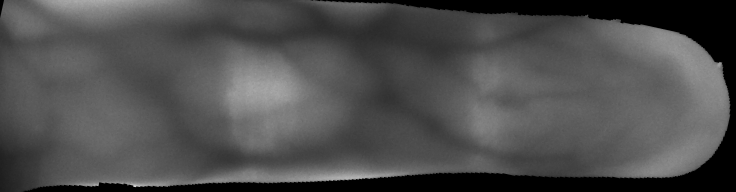
#> input picture test_images/high_quality/PLUS-FV3-Laser_PALMAR_009_01_09_05 .png, 736 x 192 px
$ python verify_q1_image.py --input 'test_images/high_quality/PLUS-FV3-Laser_PALMAR_009_01_09_05 .png'
#> lines starting #> are read from the running program, lines starting #| are printed output that depends on the picture; after the words box and inside, x2 and y2 are one past the last pixel; in counts of white or black regions, pixels touching at a corner belong together
### q1.py
"""
ISO/IEC 29794-9 Quality Component 1 (Effective Area) — Clause 5.2.1.
"""

import cv2
import numpy as np
from typing import NamedTuple, Optional, Tuple

from iso_constants import CaptureSite, DEFAULT_CAPTURE_SITE, get_capture_site_coefficients
from iso_foreground import extract_foreground_region, is_foreground_region_valid
from iso_occlusion import compute_unoccluded_foreground, detect_occlusion_mask


class Q1Result(NamedTuple):
    """Detailed Q1 computation outputs for audit and pipeline use."""

    Q1_score: int
    S_unoccluded: int
    R_foreground: np.ndarray
    grayscale: np.ndarray
    R_unoccluded: np.ndarray
    occlusion_mask: np.ndarray
    S_foreground: int
    S_occluded: int
    Sc: int
    q1_raw: float


def compute_q1_score(S_unoccluded: int, Sc: int) -> int:
    """
    ISO/IEC 29794-9 Formula (1):

        Q1 = MIN(100, ROUND(S_unoccluded / Sc * 100))
    """
    if not is_foreground_region_valid(S_unoccluded) or Sc <= 0:
        return 0
    return min(100, int(round(S_unoccluded / float(Sc) * 100.0)))


def compute_q1_raw(S_unoccluded: int, Sc: int) -> float:
    """Formula (1) value before rounding and capping."""
    if Sc <= 0:
        return 0.0
    return (S_unoccluded / float(Sc)) * 100.0


def calculate_q1_detailed(
    image_path: str,
    capture_site: CaptureSite = DEFAULT_CAPTURE_SITE,
    Sc: Optional[int] = None,
    bit_depth: int = 8,
) -> Q1Result:
    """
    Effective area Q1 per Clause 5.2.1 with full audit outputs.

    Step a): extract foreground R (finger/hand contour interior)
    Step a continued): detect occlusions within R; S_unoccluded = |R| - |occluded|
    Step b): Sc from Table 1 via capture_site (unless Sc overridden)
    Step c): Formula (1)
    """
    empty = np.zeros((1, 1), dtype=np.uint8)
    effective_sc = (
        Sc if Sc is not None
        else get_capture_site_coefficients(capture_site)["SC"]
    )

    image = cv2.imread(image_path, cv2.IMREAD_GRAYSCALE)
    if image is None:
        return Q1Result(0, 0, empty, empty, empty, empty, 0, 0, effective_sc, 0.0)

    R_foreground, S_foreground = extract_foreground_region(image)
    occlusion_mask = detect_occlusion_mask(image, R_foreground, bit_depth=bit_depth)
    R_unoccluded, _, S_occluded, S_unoccluded = compute_unoccluded_foreground(
        R_foreground, occlusion_mask
    )

    q1_raw = compute_q1_raw(S_unoccluded, effective_sc)
    Q1_score = compute_q1_score(S_unoccluded, effective_sc)

    return Q1Result(
        Q1_score=Q1_score,
        S_unoccluded=S_unoccluded,
        R_foreground=R_foreground,
        grayscale=image,
        R_unoccluded=R_unoccluded,
        occlusion_mask=occlusion_mask,
        S_foreground=S_foreground,
        S_occluded=S_occluded,
        Sc=effective_sc,
        q1_raw=q1_raw,
    )


# [17 lines left out: function calculate_q1, not called in this run]

### iso_foreground.py
"""
ISO/IEC 29794-9 — foreground region R extraction (Clause 5.2.1 Step a).

Used by Q1 (effective area) and all metrics that consume R_mask.
"""

from __future__ import annotations

import cv2
import numpy as np
from typing import Tuple


def is_foreground_region_valid(S_unoccluded: int) -> bool:
    """
    ISO/IEC 29794-9 Clause 5.2.1 Step a) — foreground validity.

    The draft requires Q1 = 0 when the extracted foreground is not valid,
    e.g. contains zero pixels.

    TODO: The visible draft text also lists foreground that \"contains only noise\"
    as invalid; no operational noise criterion is defined on the Q1 page.
    """
    return S_unoccluded > 0


def _largest_connected_component(mask: np.ndarray) -> Tuple[np.ndarray, int]:
    """Return the largest 8-connected component as a 255/0 mask and its area."""
    num_labels, labels, stats, _ = cv2.connectedComponentsWithStats(
        mask.astype(np.uint8), connectivity=8
    )
    if num_labels <= 1:
        return np.zeros_like(mask, dtype=np.uint8), 0

    areas = stats[1:, cv2.CC_STAT_AREA]
    largest_label = 1 + int(np.argmax(areas))
    R_mask = np.where(labels == largest_label, 255, 0).astype(np.uint8)
    S_foreground = int(stats[largest_label, cv2.CC_STAT_AREA])
    return R_mask, S_foreground


def _select_subject_polarity(
    grayscale: np.ndarray,
    otsu_mask: np.ndarray,
) -> np.ndarray:
    """
    Choose Otsu polarity so R is the anatomical subject, not the background.

    Vascular captures typically place the hand/finger as the brighter region on
    a dark background. When polarity is resolved by area alone, low-quality
    images can mis-label the entire background as foreground.

    Select the polarity whose largest connected component has the higher mean
    intensity (the illuminated subject rather than the dark surround).
    """
    mask_inv = cv2.bitwise_not(otsu_mask)
    candidates = []

    for candidate_mask in (otsu_mask, mask_inv):
        R_candidate, area = _largest_connected_component(candidate_mask)
        if area <= 0:
            continue
        mean_intensity = float(np.mean(grayscale[R_candidate == 255]))
        candidates.append((mean_intensity, area, R_candidate))

    if not candidates:
        return np.zeros_like(otsu_mask, dtype=np.uint8)

    candidates.sort(key=lambda item: (item[0], item[1]), reverse=True)
    return candidates[0][2]


def extract_foreground_region(grayscale: np.ndarray) -> Tuple[np.ndarray, int]:
    """
    Extract foreground region R (Clause 5.2.1 Step a).

    Region inside the finger/hand contour:
      1) Otsu binarization
      2) Polarity: select the subject (higher mean intensity), not background
      3) Largest 8-connected component

    Returns:
        R_mask: uint8 mask (255 = foreground)
        S_foreground: pixel count in R (total foreground area, before occlusion)
    """
    if grayscale is None or grayscale.size == 0:
        raise ValueError("grayscale image is empty")

    if grayscale.ndim != 2:
        raise ValueError("grayscale image must be 2-D")

    gray = grayscale if grayscale.dtype == np.uint8 else grayscale.astype(np.uint8)

    _, otsu_mask = cv2.threshold(gray, 0, 255, cv2.THRESH_BINARY + cv2.THRESH_OTSU)
    R_mask = _select_subject_polarity(gray, otsu_mask)

    S_foreground = int(np.count_nonzero(R_mask == 255))
    return R_mask, S_foreground

### iso_occlusion.py
"""
ISO/IEC 29794-9 — occlusion detection within foreground R (Clause 5.2.1).

Effective area uses the unoccluded foreground: pixels in R that are not
blocked by clothing, bandages, saturation, or other obstructions.
"""

from __future__ import annotations

import cv2
import numpy as np
from typing import Tuple


def max_representable_intensity(bit_depth: int = 8) -> int:
    """Maximum encoded intensity for the given bit depth."""
    return (1 << bit_depth) - 1


def detect_saturated_mask(
    grayscale: np.ndarray,
    foreground_mask: np.ndarray,
    bit_depth: int = 8,
) -> np.ndarray:
    """
    Pixels in R at the maximum representable intensity (overexposed / saturated).

    Returns uint8 mask (255 = saturated pixel within foreground).
    """
    max_val = max_representable_intensity(bit_depth)
    gray = grayscale if grayscale.dtype == np.uint8 else grayscale.astype(np.uint8)
    fg = foreground_mask == 255
    saturated = fg & (gray >= max_val)
    return np.where(saturated, 255, 0).astype(np.uint8)


def detect_occlusion_mask(
    grayscale: np.ndarray,
    foreground_mask: np.ndarray,
    bit_depth: int = 8,
) -> np.ndarray:
    """
    ISO 5.2.1 occlusion detector — union of obstruction classes within R.

    Currently implemented (deterministic, no dataset tuning):
      - Saturated / overexposed regions (intensity == max representable value)

    Clothing, bandage, and other non-saturated obstructions require the ISO
    reference implementation when published; they are not defined on the Q1 page.
    """
    return detect_saturated_mask(grayscale, foreground_mask, bit_depth=bit_depth)


def compute_unoccluded_foreground(
    foreground_mask: np.ndarray,
    occlusion_mask: np.ndarray,
) -> Tuple[np.ndarray, int, int, int]:
    """
    Derive unoccluded foreground from R and occlusion mask.

    Returns:
        R_unoccluded: uint8 mask (255 = valid effective-area pixel)
        S_foreground: pixel count in R
        S_occluded: occluded pixel count within R
        S_unoccluded: effective pixel count for Formula (1)
    """
    fg = foreground_mask == 255
    occ = (occlusion_mask == 255) & fg
    unocc = fg & ~occ

    S_foreground = int(np.count_nonzero(fg))
    S_occluded = int(np.count_nonzero(occ))
    S_unoccluded = int(np.count_nonzero(unocc))

    R_unoccluded = np.where(unocc, 255, 0).astype(np.uint8)
    return R_unoccluded, S_foreground, S_occluded, S_unoccluded

### iso_constants.py
"""
ISO/IEC 29794-9 (PWI draft) capture-site coefficients — Tables 1, 2, and 3.

Effective Area (SC), Total Vascular Length (LC), Feature Points (FC).
"""

from __future__ import annotations

from enum import Enum
from typing import TypedDict


class CaptureSite(Enum):
    """Capture-site variants from ISO/IEC 29794-9 Tables 1–3."""

    FINGER_SECOND_PHALANX = "finger_second_phalanx"
    PALM_OR_DORSAL = "palm_or_dorsal"
    FULL_HAND = "full_hand"


class CaptureSiteCoefficients(TypedDict):
    SC: int
    LC: int
    FC: int


# Table 1 (SC), Table 2 (LC), Table 3 (FC) — PWI-draft-29794-9-250924
CAPTURE_SITE_COEFFICIENTS: dict[CaptureSite, CaptureSiteCoefficients] = {
    CaptureSite.FINGER_SECOND_PHALANX: {
        "SC": 20000,
        "LC": 600,
        "FC": 15,
    },
    CaptureSite.PALM_OR_DORSAL: {
        "SC": 40000,
        "LC": 1200,
        "FC": 25,
    },
    CaptureSite.FULL_HAND: {
        "SC": 300000,
        "LC": 9000,
        "FC": 50,
    },
}

DEFAULT_CAPTURE_SITE = CaptureSite.FINGER_SECOND_PHALANX

# Non capture-site-specific ISO constants (unchanged across sites in draft)
GC_SHARPNESS = 0.006
EP_C_ENTROPY = 0.75
Q7_BLOCK_NORMALIZER = 121


def get_capture_site_coefficients(
    capture_site: CaptureSite = DEFAULT_CAPTURE_SITE,
) -> CaptureSiteCoefficients:
    """Return SC, LC, and FC for the given capture site."""
    return CAPTURE_SITE_COEFFICIENTS[capture_site]


# Backward-compatible aliases (finger second phalanx defaults)
SC_FINGER_SECOND_PHALANX = CAPTURE_SITE_COEFFICIENTS[CaptureSite.FINGER_SECOND_PHALANX]["SC"]
LC_FINGER_SECOND_PHALANX = CAPTURE_SITE_COEFFICIENTS[CaptureSite.FINGER_SECOND_PHALANX]["LC"]
FC_FINGER_SECOND_PHALANX = CAPTURE_SITE_COEFFICIENTS[CaptureSite.FINGER_SECOND_PHALANX]["FC"]

### verify_q1_image.py
"""Generate Q1 Clause 5.2.1 verification masks and numeric breakdown for one image."""

from __future__ import annotations

import argparse
import os

import cv2
import numpy as np

from iso_constants import CaptureSite
from q1 import calculate_q1_detailed


def verify_q1_image(
    image_path: str,
    out_dir: str,
    capture_site: CaptureSite = CaptureSite.FINGER_SECOND_PHALANX,
) -> None:
    os.makedirs(out_dir, exist_ok=True)
    base = os.path.splitext(os.path.basename(image_path))[0]

    result = calculate_q1_detailed(image_path, capture_site=capture_site)
    gray = result.grayscale
    fg = result.R_foreground
    occ = result.occlusion_mask
    unocc = result.R_unoccluded

    cv2.imwrite(os.path.join(out_dir, f"{base}_foreground_mask.png"), fg)
    cv2.imwrite(os.path.join(out_dir, f"{base}_occlusion_or_saturation_mask.png"), occ)
    cv2.imwrite(os.path.join(out_dir, f"{base}_unoccluded_effective_area_mask.png"), unocc)

    vis = cv2.cvtColor(gray, cv2.COLOR_GRAY2BGR)
    u = unocc == 255
    o = (occ == 255) & (fg == 255)
    vis[u] = (0.45 * vis[u] + 0.55 * np.array([0, 255, 0])).astype(np.uint8)
    vis[o] = (0.35 * vis[o] + 0.65 * np.array([0, 0, 255])).astype(np.uint8)
    cv2.imwrite(
        os.path.join(out_dir, f"{base}_overlay_unoccluded_green_occluded_red.png"),
        vis,
    )

    non255_in_occ = int(np.count_nonzero((occ == 255) & (gray < 255)))
    if unocc.any():
        umin, umax = int(gray[u].min()), int(gray[u].max())
    else:
        umin = umax = 0

    print(f"=== Q1 verification: {base} ===")
    print(f"foreground pixel count:                 {result.S_foreground}")
    print(f"occluded/saturated foreground pixels:   {result.S_occluded}")
    print(f"unoccluded effective pixel count A:     {result.S_unoccluded}")
    print(f"coefficient c (Sc):                     {result.Sc}")
    print(f"raw score before rounding:              {result.q1_raw:.4f}")
    print(f"final Q1:                               {result.Q1_score}")
    print()
    print(f"occlusion pixels with intensity < 255:  {non255_in_occ}")
    print(f"unoccluded intensity range:             {umin} - {umax}")
    print(f"outputs: {out_dir}")


def main() -> None:
    parser = argparse.ArgumentParser()
    parser.add_argument("--input", required=True)
    parser.add_argument("--out", default="debug_outputs_q1_verify")
    parser.add_argument(
        "--capture-site",
        default=CaptureSite.FINGER_SECOND_PHALANX.value,
        choices=[site.value for site in CaptureSite],
    )
    args = parser.parse_args()
    verify_q1_image(args.input, args.out, CaptureSite(args.capture_site))
#> in calculate_q1_detailed, image is the input picture: shape (192, 736); min 0, max 216, mean 78.3
#> in extract_foreground_region, `_, otsu_mask = cv2.threshold(gray, 0, 255, cv2.THRESH_BINARY + cv2.THR..`:
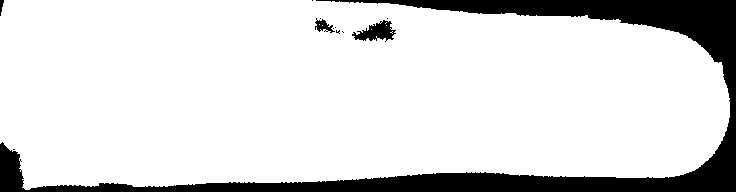
#> otsu_mask: shape (192, 736); 86% white; 12 black regions (8 under 20 px), largest, box (x1, y1, x2, y2) and area: (0, 0, 736, 192) 19089, (352, 20, 396, 42) 503, (315, 18, 335, 33) 142, (0, 0, 4, 16) 38
#> the loop in _select_subject_polarity, `for candidate_mask in (otsu_mask, mask_inv):` made 2 passes
#> (num_labels in _largest_connected_component, areas in _largest_connected_component, largest_label in _largest_connected_component, S_foreground in _largest_connected_component, area, mean_intensity) on passes 1 to 2: (8, [121512, 2, 1, 1, 1, 1, 4], 1, 121512, 121512, 90.33), (13, [38, 1, 19089, 142, 1, 1, 503, 1, 1, 9, 2, 2], 3, 19089, 19089, 2.88)
#> pass 1, in _largest_connected_component, `num_labels, labels, stats, _ = cv2.connectedComponentsWithStats( mask...`:
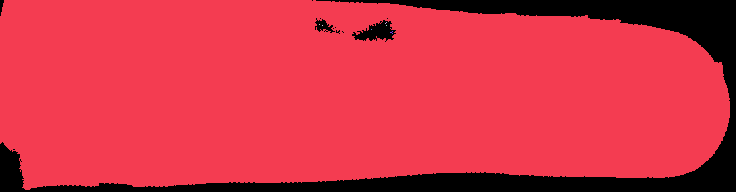
#> labels: shape (192, 736) int32; 8 distinct labels, from 0 to 7; one colour per label, 0 black
#> pass 2, in _largest_connected_component (call 2), `num_labels, labels, stats, _ = cv2.connectedComponentsWithStats( mask...`:
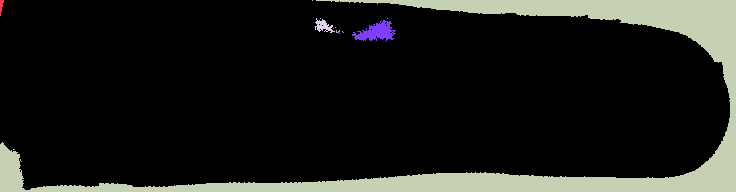
#> labels: shape (192, 736) int32; 13 distinct labels, from 0 to 12; one colour per label, 0 black
#> pass 2, in _largest_connected_component (call 2), `R_mask = np.where(labels == largest_label, 255, 0).astype(np.uint8)`:
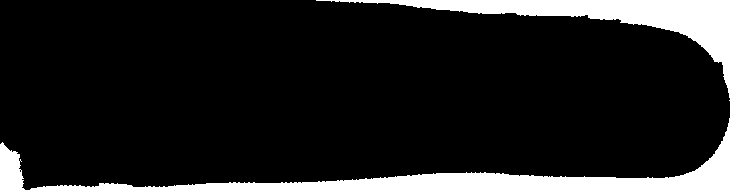
#> R_mask: shape (192, 736); 13.5% white; 1 white region, box (x1, y1, x2, y2) and area: (0, 0, 736, 192) 19089
#> after the loop in _select_subject_polarity, `for candidate_mask in (otsu_mask, mask_inv):`: candidates = 2 items
#> in extract_foreground_region, `S_foreground = int(np.count_nonzero(R_mask == 255))`: S_foreground = 121512
#> in compute_unoccluded_foreground, `S_occluded = int(np.count_nonzero(occ))`: S_occluded = 0
#> in compute_unoccluded_foreground, `S_unoccluded = int(np.count_nonzero(unocc))`: S_unoccluded = 121512
#> in calculate_q1_detailed, `R_unoccluded, _, S_occluded, S_unoccluded = compute_unoccluded_foregro..`: S_occluded = 0; S_unoccluded = 121512
#> in calculate_q1_detailed, `q1_raw = compute_q1_raw(S_unoccluded, effective_sc)`: q1_raw = 607.6
#> in calculate_q1_detailed, `Q1_score = compute_q1_score(S_unoccluded, effective_sc)`: Q1_score = 100
#> in verify_q1_image, `result = calculate_q1_detailed(image_path, capture_site=capture_site)`: result = 10 items
#> in verify_q1_image, `vis[u] = (0.45 * vis[u] + 0.55 * np.array([0, 255, 0])).astype(np.uint8)`:
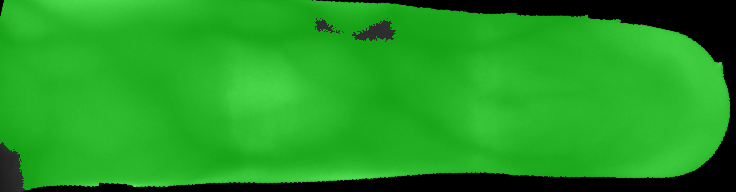
#> vis: shape (192, 736, 3); mean B, G, R 35.2, 155.8, 35.2
#> in verify_q1_image, `non255_in_occ = int(np.count_nonzero((occ == 255) & (gray < 255)))`: non255_in_occ = 0
#> in verify_q1_image, `umin, umax = int(gray[u].min()), int(gray[u].max())`: umin = 48; umax = 216
#| foreground pixel count:                 121512
#| occluded/saturated foreground pixels:   0
#| unoccluded effective pixel count A:     121512
#| coefficient c (Sc):                     20000
#| raw score before rounding:              607.5600
#| final Q1:                               100
#| occlusion pixels with intensity < 255:  0
#| unoccluded intensity range:             48 - 216


if __name__ == "__main__":
    main()

$ run again, on test_images/high_quality/PLUS-FV3-Laser_PALMAR_010_01_04_05.png
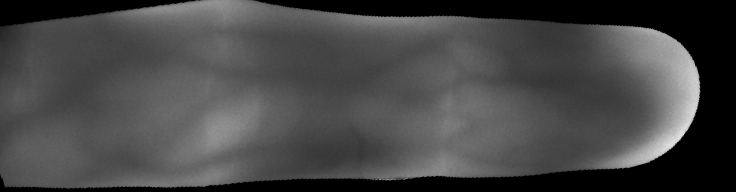
#> input picture test_images/high_quality/PLUS-FV3-Laser_PALMAR_010_01_04_05.png, 736 x 192 px
#> in calculate_q1_detailed, image is the input picture: shape (192, 736); min 0, max 225, mean 70.9
#> in extract_foreground_region, `_, otsu_mask = cv2.threshold(gray, 0, 255, cv2.THRESH_BINARY + cv2.THR..`:
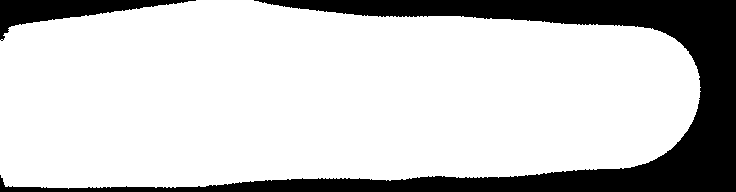
#> otsu_mask: shape (192, 736); 79.5% white; 2 black regions, box (x1, y1, x2, y2) and area: (0, 0, 736, 192) 26205, (0, 0, 196, 41) 2807
#> the loop in _select_subject_polarity, `for candidate_mask in (otsu_mask, mask_inv):` made 2 passes
#> (num_labels in _largest_connected_component, stats in _largest_connected_component, areas in _largest_connected_component, largest_label in _largest_connected_component, S_foreground in _largest_connected_component, area, mean_intensity) on pass 1: (2, [[0, 0, 736, 192, 29012], [0, 0, 701, 189, 112300]], [112300], 1, 112300, 112300, 89.01)
#> after the loop in _select_subject_polarity, `for candidate_mask in (otsu_mask, mask_inv):`: candidates = 2 items
#> in extract_foreground_region, `S_foreground = int(np.count_nonzero(R_mask == 255))`: S_foreground = 112300
#> saturated: shape (192, 736) bool; every value is 0
#> in compute_unoccluded_foreground, `S_occluded = int(np.count_nonzero(occ))`: S_occluded = 0
#> in compute_unoccluded_foreground, `S_unoccluded = int(np.count_nonzero(unocc))`: S_unoccluded = 112300
#> in calculate_q1_detailed, `R_unoccluded, _, S_occluded, S_unoccluded = compute_unoccluded_foregro..`: S_occluded = 0; S_unoccluded = 112300
#> q1_raw = 561.5
#> Q1_score = 100
#> result = 10 items
#> in verify_q1_image, `vis[u] = (0.45 * vis[u] + 0.55 * np.array([0, 255, 0])).astype(np.uint8)`:
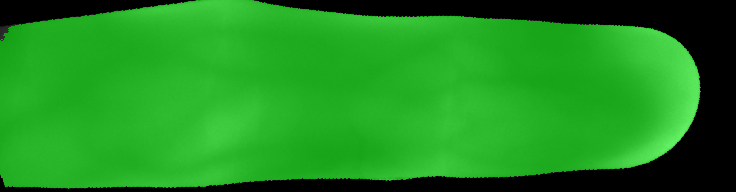
#> vis: shape (192, 736, 3); mean B, G, R 31.6, 143.1, 31.6
#> non255_in_occ = 0
#> umin = 45; umax = 225
#| foreground pixel count:                 112300
#| occluded/saturated foreground pixels:   0
#| unoccluded effective pixel count A:     112300
#| coefficient c (Sc):                     20000
#| raw score before rounding:              561.5000
#| final Q1:                               100
#| occlusion pixels with intensity < 255:  0
#| unoccluded intensity range:             45 - 225

$ run again, on test_images/high_quality/PLUS-FV3-Laser_PALMAR_014_01_04_01.png
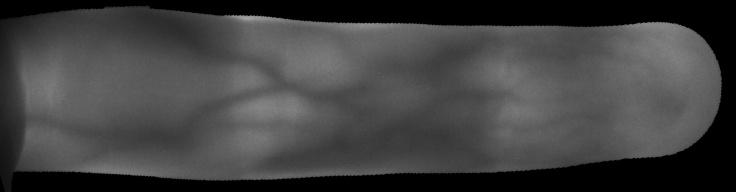
#> input picture test_images/high_quality/PLUS-FV3-Laser_PALMAR_014_01_04_01.png, 736 x 192 px
#> in calculate_q1_detailed, image is the input picture: shape (192, 736); min 0, max 163, mean 65
#> in extract_foreground_region, `_, otsu_mask = cv2.threshold(gray, 0, 255, cv2.THRESH_BINARY + cv2.THR..`:
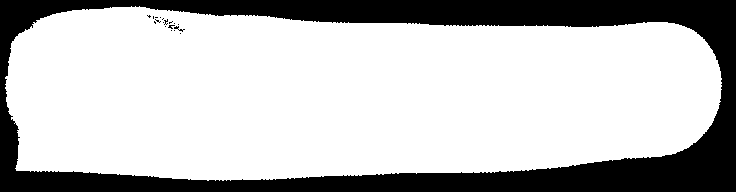
#> otsu_mask: shape (192, 736); 74.7% white; 19 black regions (17 under 20 px), largest, box (x1, y1, x2, y2) and area: (0, 0, 736, 192) 35725, (174, 26, 185, 32) 21
#> the loop in _select_subject_polarity, `for candidate_mask in (otsu_mask, mask_inv):` made 2 passes
#> (num_labels in _largest_connected_component, stats in _largest_connected_component, areas in _largest_connected_component, largest_label in _largest_connected_component, S_foreground in _largest_connected_component, area, mean_intensity) on pass 1: (2, [[0, 0, 736, 192, 35811], [5, 6, 717, 175, 105501]], [105501], 1, 105501, 105501, 86.11)
#> after the loop in _select_subject_polarity, `for candidate_mask in (otsu_mask, mask_inv):`: candidates = 2 items
#> in extract_foreground_region, `S_foreground = int(np.count_nonzero(R_mask == 255))`: S_foreground = 105501
#> saturated: shape (192, 736) bool; every value is 0
#> in compute_unoccluded_foreground, `S_occluded = int(np.count_nonzero(occ))`: S_occluded = 0
#> in compute_unoccluded_foreground, `S_unoccluded = int(np.count_nonzero(unocc))`: S_unoccluded = 105501
#> in calculate_q1_detailed, `R_unoccluded, _, S_occluded, S_unoccluded = compute_unoccluded_foregro..`: S_occluded = 0; S_unoccluded = 105501
#> q1_raw = 527.5
#> Q1_score = 100
#> result = 10 items
#> in verify_q1_image, `vis[u] = (0.45 * vis[u] + 0.55 * np.array([0, 255, 0])).astype(np.uint8)`:
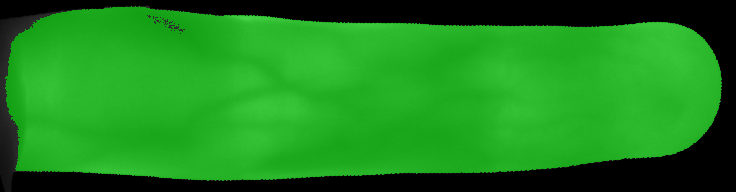
#> vis: shape (192, 736, 3); mean B, G, R 29.3, 134, 29.3
#> non255_in_occ = 0
#> umin = 45; umax = 163
#| foreground pixel count:                 105501
#| occluded/saturated foreground pixels:   0
#| unoccluded effective pixel count A:     105501
#| coefficient c (Sc):                     20000
#| raw score before rounding:              527.5050
#| final Q1:                               100
#| occlusion pixels with intensity < 255:  0
#| unoccluded intensity range:             45 - 163
